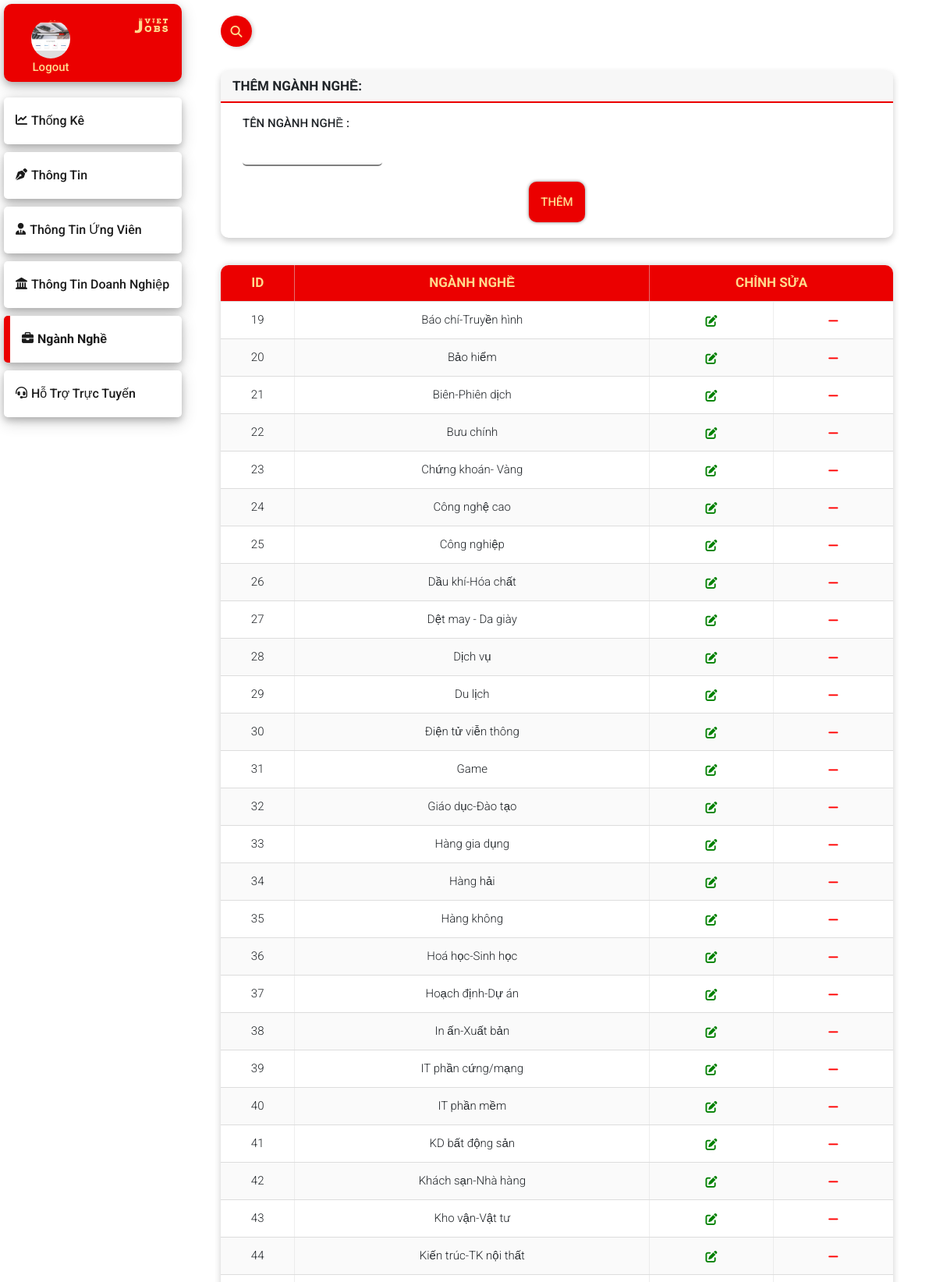
Page /Admin/index.php?tab=nganh-nghe (signed in, upper part) on the committed database.
### tables this page shows
CREATE TABLE `nganhnghe` (
  `id_NganhNghe` int(11) NOT NULL,
  `NganhNghe` varchar(100) NOT NULL
);

### Admin/nganh-nghe.php (the view, shortened to what this page needs)
<?php
    $tenNganhNghe = '';
    $update = false;
?>
            <div class = "search">
                <form class="form-search" action="" method = "POST" >
                    <button class = "search-btn"  type="submit"><i class="fas fa-search"></i></button>
                </form>
            </div>
            <div class = "add">
                <div class="add-label">
                <?php
                        if ($update == true):
                        ?>
                            <h1 class = "form-label" >Chỉnh sửa ngành nghề:</h1>
                        <?php else: ?>
                            <h1 class = "form-label" >Thêm ngành nghề:</h1>
                        <?php endif ; ?>
                </div>
                <form method = "POST" >
                    <div class = "form-add">
                            <div class = "label-item">
                                <label>Tên Ngành Nghề :</label><br>
                                <input type="text" name="tenNganhNghe" value = "<?php echo $tenNganhNghe; ?>" id="nganh-nghe">
                            </div>
                    </div>
                    <div class="button">
                    <?php
                    if ($update == true):
                    ?>
                        <input class="submit-btn" type="submit" name = "update" value="Lưu"></input>
                    <?php else: ?>
                        <input class="submit-btn" type="submit" name = "add" value="Thêm"></input>
                    <?php endif; ?>
                    </div>
                </form>
            </div>
            <div class = "show-data">
                <table id = "table">
                    <thead>
                            <tr >
                                <th>ID</th>
                                <th>Ngành Nghề</th>
                                <th colspan="2">Chỉnh Sửa</th>
                            </tr>
                    </thead>
                    <tbody>
                    <?php
                           $sql = "SELECT * FROM nganhnghe";
                           $query = $conn -> query($sql);
                            while($row = $query -> fetch_assoc()):?>
                            <tr>
                                <td><?php echo $row['id_NganhNghe'];?></td>
                                <td><?php echo $row['NganhNghe'];?></td>
                                <td>
                                    <a class="edit" href="?tab=<?php echo $tab; ?>&edit=<?php echo $row['id']; ?>"><i class="fas fa-edit"></i></a>
                                <td>
                                    <a class="delete" href="?tab=<?php echo $tab; ?>&delete=<?php echo $row['id']; ?>"><i class="fas fa-minus"></i></a>
                                </td>
                            </tr>
                                <?php endwhile; ?>
                    </tbody>
                </table>
             </div>

### Admin/includes/left-sidebar.php
<?php
    if (isset( $_SESSION['id'])) {
        $id =  $_SESSION['id'];
        $sql =("SELECT * FROM admin WHERE id =$id");
        $query = $conn->query($sql) or die($conn -> error());
        while ($row =$query->fetch_array()) {
            $image = $row['Image'];
        }
    }
?>
<div class = "left-sidebar" >
    <div class = "admin">
        <div class = "img-Admin">
                <a href="?tab=thong-tin"><img class="avatar" src="image/ <?php echo $image; ?>" alt="avatar"></a> <br>
                <a href="logout.php">Logout</a>
        </div>
        <img class = "logo" src="image/logo.png" alt="logo">
    </div>
    <ul>
        <?php $activePage = $_GET['tab'];?>
        <li class ="<?= ($activePage == 'thong-ke') ? 'active':''; ?>"><a href="?tab=thong-ke"><i class="fas fa-chart-line"></i>Thống kê</a></li>
        <li class ="<?= ($activePage == 'thong-tin') ? 'active':''; ?>"><a href="?tab=thong-tin"><i class="fas fa-pen-nib"></i>Thông tin</a></li>
        <li class ="<?= ($activePage == 'ung-vien') ? 'active':''; ?>"><a href="?tab=ung-vien"><i class="fas fa-user-tie"></i>Thông tin ứng viên</a></li>
        <li class ="<?= ($activePage == 'doanh-nghiep') ? 'active':''; ?>"><a href="?tab=doanh-nghiep"><i class="fas fa-landmark"></i>Thông tin doanh nghiệp</a></li>
        <li class ="<?= ($activePage == 'nganh-nghe') ? 'active':''; ?>"><a href="?tab=nganh-nghe"><i class="fas fa-briefcase"></i> Ngành nghề</a></li>
        <li class ="<?= ($activePage == 'ho-tro') ? 'active':''; ?>"><a href="?tab=ho-tro"><i class="fas fa-headset"></i>Hỗ trợ trực tuyến</a></li>
    </ul>
</div>
<div class = "content">

### rows in the picture
nganhnghe: id_NganhNghe "19", NganhNghe "Báo chí-Truyền hình"
nganhnghe: id_NganhNghe "20", NganhNghe "Bảo hiểm"
nganhnghe: id_NganhNghe "21", NganhNghe "Biên-Phiên dịch"
nganhnghe: id_NganhNghe "22", NganhNghe "Bưu chính"
nganhnghe: id_NganhNghe "23", NganhNghe "Chứng khoán- Vàng"
nganhnghe: id_NganhNghe "24", NganhNghe "Công nghệ cao"
nganhnghe: id_NganhNghe "25", NganhNghe "Công nghiệp"
nganhnghe: id_NganhNghe "26", NganhNghe "Dầu khí-Hóa chất"
nganhnghe: id_NganhNghe "27", NganhNghe "Dệt may - Da giày"
nganhnghe: id_NganhNghe "28", NganhNghe "Dịch vụ"
nganhnghe: id_NganhNghe "29", NganhNghe "Du lịch"
nganhnghe: id_NganhNghe "30", NganhNghe "Điện tử viễn thông"
nganhnghe: id_NganhNghe "31", NganhNghe "Game"
nganhnghe: id_NganhNghe "32", NganhNghe "Giáo dục-Đào tạo"
nganhnghe: id_NganhNghe "33", NganhNghe "Hàng gia dụng"
nganhnghe: id_NganhNghe "34", NganhNghe "Hàng hải"
nganhnghe: id_NganhNghe "35", NganhNghe "Hàng không"
nganhnghe: id_NganhNghe "36", NganhNghe "Hoá học-Sinh học"
nganhnghe: id_NganhNghe "37", NganhNghe "Hoạch định-Dự án"
nganhnghe: id_NganhNghe "38", NganhNghe "In ấn-Xuất bản"
nganhnghe: id_NganhNghe "39", NganhNghe "IT phần cứng/mạng"
nganhnghe: id_NganhNghe "40", NganhNghe "IT phần mềm"
nganhnghe: id_NganhNghe "41", NganhNghe "KD bất động sản"
nganhnghe: id_NganhNghe "42", NganhNghe "Khách sạn-Nhà hàng"
nganhnghe: id_NganhNghe "43", NganhNghe "Kho vận-Vật tư"
nganhnghe: id_NganhNghe "44", NganhNghe "Kiến trúc-TK nội thất"
